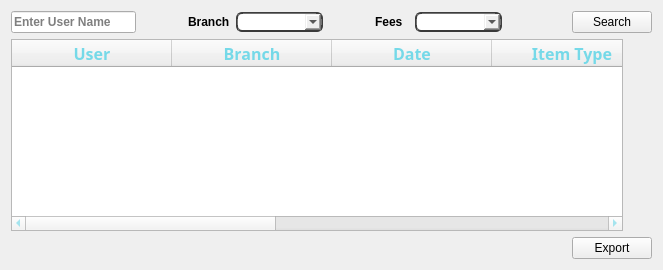
          <widget class="QWidget" name="tab_5">
           <attribute name="title">
            <string>History</string>
           </attribute>
           <layout class="QGridLayout" name="gridLayout_8">
            <item row="0" column="2">
             <widget class="QLabel" name="label_19">
              <property name="sizePolicy">
               <sizepolicy hsizetype="Preferred" vsizetype="Fixed">
                <horstretch>0</horstretch>
                <verstretch>0</verstretch>
               </sizepolicy>
              </property>
              <property name="font">
               <font>
                <family>MS Shell Dlg 2</family>
                <weight>75</weight>
                <bold>true</bold>
               </font>
              </property>
              <property name="text">
               <string>Branch</string>
              </property>
             </widget>
            </item>
            <item row="0" column="7">
             <widget class="QComboBox" name="comboBox_19">
              <property name="sizePolicy">
               <sizepolicy hsizetype="MinimumExpanding" vsizetype="Fixed">
                <horstretch>0</horstretch>
                <verstretch>0</verstretch>
               </sizepolicy>
              </property>
              <property name="font">
               <font>
                <weight>75</weight>
                <bold>true</bold>
               </font>
              </property>
              <property name="styleSheet">
               <string notr="true">border-style: outset;
	border-width: 2px;
	border-top-color: qlineargradient(spread:pad, x1:0.5, y1:0.6, x2:0.5, y2:0.4, stop:0 rgba(115, 115, 115, 255), stop:1 rgba(62, 62, 62, 255));
	border-right-color: qlineargradient(spread:pad, x1:0.4, y1:0.5, x2:0.6, y2:0.5, stop:0 rgba(115, 115, 115, 255), stop:1 rgba(62, 62, 62, 255));
	border-left-color: qlineargradient(spread:pad, x1:0.6, y1:0.5, x2:0.4, y2:0.5, stop:0 rgba(115, 115, 115, 255), stop:1 rgba(62, 62, 62, 255));
	border-bottom-color: rgb(58, 58, 58);
	border-bottom-width: 1px;
	border-style: solid;
	border-width: 2px; border-radius: 6px;
	
padding: 0 8px;
</string>
              </property>
             </widget>
            </item>
            <item row="0" column="5">
             <widget class="QLabel" name="label_32">
              <property name="sizePolicy">
               <sizepolicy hsizetype="Preferred" vsizetype="Fixed">
                <horstretch>0</horstretch>
                <verstretch>0</verstretch>
               </sizepolicy>
              </property>
              <property name="font">
               <font>
                <family>MS Shell Dlg 2</family>
                <weight>75</weight>
                <bold>true</bold>
               </font>
              </property>
              <property name="text">
               <string>Fees</string>
              </property>
             </widget>
            </item>
            <item row="0" column="11">
             <spacer name="horizontalSpacer_113">
              <property name="orientation">
               <enum>Qt::Horizontal</enum>
              </property>
              <property name="sizeType">
               <enum>QSizePolicy::MinimumExpanding</enum>
              </property>
              <property name="sizeHint" stdset="0">
               <size>
                <width>40</width>
                <height>20</height>
               </size>
              </property>
             </spacer>
            </item>
            <item row="3" column="12" colspan="3">
             <widget class="QPushButton" name="pushButton_80">
              <property name="font">
               <font>
                <family>MS Shell Dlg 2</family>
                <weight>50</weight>
                <bold>false</bold>
               </font>
              </property>
              <property name="text">
               <string>Export</string>
              </property>
             </widget>
            </item>
            <item row="1" column="0" colspan="14">
             <widget class="QTableWidget" name="tableWidget_2">
              <property name="styleSheet">
               <string notr="true">color:rgb(117, 217, 232);</string>
              </property>
              <attribute name="horizontalHeaderDefaultSectionSize">
               <number>160</number>
              </attribute>
              <attribute name="verticalHeaderDefaultSectionSize">
               <number>45</number>
              </attribute>
              <column>
               <property name="text">
                <string>User</string>
               </property>
               <property name="font">
                <font>
                 <family>Modern No. 20</family>
                 <pointsize>12</pointsize>
                 <weight>75</weight>
                 <bold>true</bold>
                 <kerning>true</kerning>
                </font>
               </property>
               <property name="textAlignment">
                <set>AlignCenter</set>
               </property>
               <property name="background">
                <color>
                 <red>0</red>
                 <green>0</green>
                 <blue>0</blue>
                </color>
               </property>
               <property name="foreground">
                <brush brushstyle="SolidPattern">
                 <color alpha="255">
                  <red>117</red>
                  <green>217</green>
                  <blue>232</blue>
                 </color>
                </brush>
               </property>
              </column>
              <column>
               <property name="text">
                <string>Branch</string>
               </property>
               <property name="font">
                <font>
                 <family>Modern No. 20</family>
                 <pointsize>12</pointsize>
                 <weight>75</weight>
                 <bold>true</bold>
                </font>
               </property>
               <property name="textAlignment">
                <set>AlignCenter</set>
               </property>
               <property name="background">
                <color>
                 <red>0</red>
                 <green>0</green>
                 <blue>0</blue>
                </color>
               </property>
               <property name="foreground">
                <brush brushstyle="SolidPattern">
                 <color alpha="255">
                  <red>117</red>
                  <green>217</green>
                  <blue>232</blue>
                 </color>
                </brush>
               </property>
              </column>
              <column>
               <property name="text">
                <string>Date</string>
               </property>
               <property name="font">
                <font>
                 <family>Modern No. 20</family>
                 <pointsize>12</pointsize>
                 <weight>75</weight>
                 <bold>true</bold>
                </font>
               </property>
               <property name="textAlignment">
                <set>AlignCenter</set>
               </property>
               <property name="background">
                <color>
                 <red>0</red>
                 <green>0</green>
                 <blue>0</blue>
                </color>
               </property>
               <property name="foreground">
                <brush brushstyle="SolidPattern">
                 <color alpha="255">
                  <red>117</red>
                  <green>217</green>
                  <blue>232</blue>
                 </color>
                </brush>
               </property>
              </column>
              <column>
               <property name="text">
                <string>Item Type</string>
               </property>
               <property name="font">
                <font>
                 <family>Modern No. 20</family>
                 <pointsize>12</pointsize>
                 <weight>75</weight>
                 <bold>true</bold>
                </font>
               </property>
               <property name="textAlignment">
                <set>AlignCenter</set>
               </property>
               <property name="background">
                <color>
                 <red>0</red>
                 <green>0</green>
                 <blue>0</blue>
                </color>
               </property>
               <property name="foreground">
                <brush brushstyle="SolidPattern">
                 <color alpha="255">
                  <red>117</red>
                  <green>217</green>
                  <blue>232</blue>
                 </color>
                </brush>
               </property>
              </column>
              <column>
               <property name="text">
                <string>Item Code</string>
               </property>
               <property name="font">
                <font>
                 <family>Modern No. 20</family>
                 <pointsize>12</pointsize>
                 <weight>75</weight>
                 <bold>true</bold>
                </font>
               </property>
               <property name="textAlignment">
                <set>AlignCenter</set>
               </property>
               <property name="background">
                <color>
                 <red>0</red>
                 <green>0</green>
                 <blue>0</blue>
                </color>
               </property>
               <property name="foreground">
                <brush brushstyle="SolidPattern">
                 <color alpha="255">
                  <red>117</red>
                  <green>217</green>
                  <blue>232</blue>
                 </color>
                </brush>
               </property>
              </column>
              <column>
               <property name="text">
                <string>Item Name</string>
               </property>
               <property name="font">
                <font>
                 <family>Modern No. 20</family>
                 <pointsize>12</pointsize>
                 <weight>75</weight>
                 <bold>true</bold>
                </font>
               </property>
               <property name="textAlignment">
                <set>AlignCenter</set>
               </property>
               <property name="background">
                <color>
                 <red>0</red>
                 <green>0</green>
                 <blue>0</blue>
                </color>
               </property>
               <property name="foreground">
                <brush brushstyle="SolidPattern">
                 <color alpha="255">
                  <red>117</red>
                  <green>217</green>
                  <blue>232</blue>
                 </color>
                </brush>
               </property>
              </column>
              <column>
               <property name="text">
                <string>Operation Type</string>
               </property>
               <property name="font">
                <font>
                 <family>Modern No. 20</family>
                 <pointsize>12</pointsize>
                 <weight>75</weight>
                 <bold>true</bold>
                </font>
               </property>
               <property name="textAlignment">
                <set>AlignCenter</set>
               </property>
               <property name="background">
                <color>
                 <red>0</red>
                 <green>0</green>
                 <blue>0</blue>
                </color>
               </property>
               <property name="foreground">
                <brush brushstyle="SolidPattern">
                 <color alpha="255">
                  <red>117</red>
                  <green>217</green>
                  <blue>232</blue>
                 </color>
                </brush>
               </property>
              </column>
             </widget>
            </item>
            <item row="0" column="1">
             <spacer name="horizontalSpacer_112">
              <property name="orientation">
               <enum>Qt::Horizontal</enum>
              </property>
              <property name="sizeType">
               <enum>QSizePolicy::Maximum</enum>
              </property>
              <property name="sizeHint" stdset="0">
               <size>
                <width>40</width>
                <height>20</height>
               </size>
              </property>
             </spacer>
            </item>
            <item row="0" column="12" colspan="3">
             <widget class="QPushButton" name="pushButton_13">
              <property name="font">
               <font>
                <family>MS Shell Dlg 2</family>
                <weight>50</weight>
                <bold>false</bold>
               </font>
              </property>
              <property name="text">
               <string>Search</string>
              </property>
             </widget>
            </item>
            <item row="0" column="0">
             <widget class="QLineEdit" name="lineEdit_8">
              <property name="sizePolicy">
               <sizepolicy hsizetype="MinimumExpanding" vsizetype="Fixed">
                <horstretch>0</horstretch>
                <verstretch>0</verstretch>
               </sizepolicy>
              </property>
              <property name="font">
               <font>
                <family>MS Shell Dlg 2</family>
                <weight>75</weight>
                <bold>true</bold>
               </font>
              </property>
              <property name="placeholderText">
               <string>Enter User Name</string>
              </property>
             </widget>
            </item>
            <item row="0" column="3">
             <widget class="QComboBox" name="comboBox_14">
              <property name="sizePolicy">
               <sizepolicy hsizetype="MinimumExpanding" vsizetype="Fixed">
                <horstretch>0</horstretch>
                <verstretch>0</verstretch>
               </sizepolicy>
              </property>
              <property name="font">
               <font>
                <weight>75</weight>
                <bold>true</bold>
               </font>
              </property>
              <property name="styleSheet">
               <string notr="true">border-style: outset;
	border-width: 2px;
	border-top-color: qlineargradient(spread:pad, x1:0.5, y1:0.6, x2:0.5, y2:0.4, stop:0 rgba(115, 115, 115, 255), stop:1 rgba(62, 62, 62, 255));
	border-right-color: qlineargradient(spread:pad, x1:0.4, y1:0.5, x2:0.6, y2:0.5, stop:0 rgba(115, 115, 115, 255), stop:1 rgba(62, 62, 62, 255));
	border-left-color: qlineargradient(spread:pad, x1:0.6, y1:0.5, x2:0.4, y2:0.5, stop:0 rgba(115, 115, 115, 255), stop:1 rgba(62, 62, 62, 255));
	border-bottom-color: rgb(58, 58, 58);
	border-bottom-width: 1px;
	border-style: solid;
	border-width: 2px; border-radius: 6px;
	
padding: 0 8px;
</string>
              </property>
             </widget>
            </item>
            <item row="0" column="4">
             <spacer name="horizontalSpacer_114">
              <property name="orientation">
               <enum>Qt::Horizontal</enum>
              </property>
              <property name="sizeType">
               <enum>QSizePolicy::Maximum</enum>
              </property>
              <property name="sizeHint" stdset="0">
               <size>
                <width>40</width>
                <height>20</height>
               </size>
              </property>
             </spacer>
            </item>
           </layout>
          </widget>
